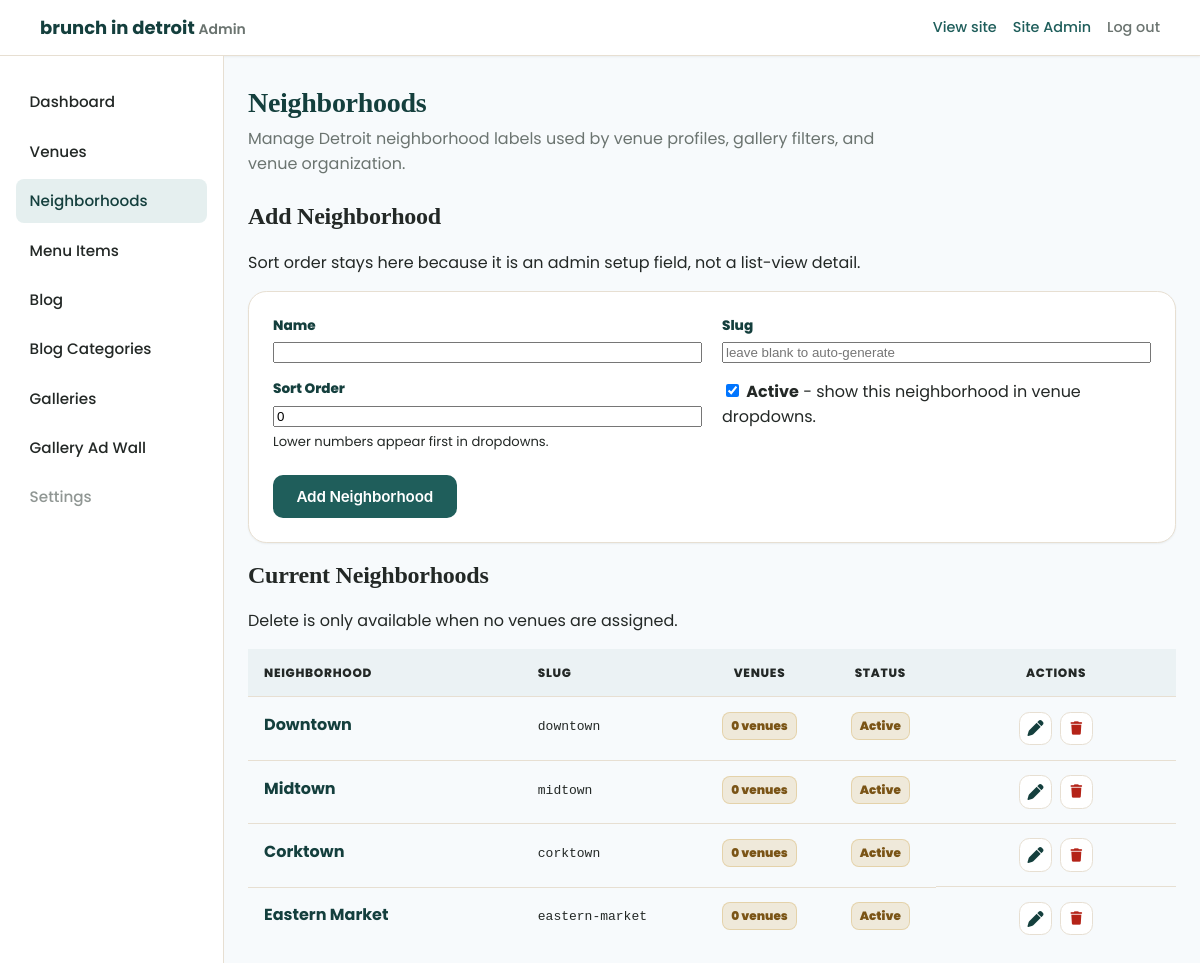
/admin/neighborhoods.php (signed in), run on the app's committed database.
### tables this page shows
CREATE TABLE IF NOT EXISTS neighborhoods (
  id INT UNSIGNED NOT NULL AUTO_INCREMENT,
  name VARCHAR(120) NOT NULL,
  slug VARCHAR(120) NOT NULL,
  sort_order INT NOT NULL DEFAULT 0,
  is_active TINYINT(1) NOT NULL DEFAULT 1,
  PRIMARY KEY (id),
  UNIQUE KEY uq_neighborhoods_slug (slug)
);

### public/admin/neighborhoods.php (called while the page is built, shortened)
<?php
require dirname(__DIR__, 2) . '/app/bootstrap.php';
require APP_ROOT . '/models/Venue.php';
$debug = defined('APP_DEBUG') && APP_DEBUG;
$form = [
    'id' => 0,
    'name' => '',
    'slug' => '',
    'sort_order' => '0',
    'is_active' => '1',
];
try {
    $neighborhoods = Venue::neighborhoodsWithCounts();
} catch (Throwable $ex) {
    $neighborhoods = [];
    flash_set('error', $debug ? $ex->getMessage() : 'Could not load neighborhoods.');
}
require APP_ROOT . '/views/partials/admin-header.php';
require APP_ROOT . '/views/partials/admin-sidebar.php';
require APP_ROOT . '/views/admin/neighborhoods.php';
require APP_ROOT . '/views/partials/admin-footer.php';

### app/helpers/functions.php (called while the page is built, shortened)
<?php
function app_config(): array
{
    static $config = null;
    if ($config === null) {
        $path = APP_ROOT . '/config/config.php';
        $config = require $path;
    }
    return $config;
}
function e(?string $value): string
{
    return htmlspecialchars($value ?? '', ENT_QUOTES | ENT_SUBSTITUTE, 'UTF-8');
}
function asset_url(string $path): string
{
    $path = ltrim($path, '/');
    $base = rtrim((string) (app_config()['base_url'] ?? ''), '/');
    if ($base === '') {
        return '/' . $path;
    }
    return $base . '/' . $path;
}
function admin_url(string $path): string
{
    $path = ltrim($path, '/');
    return asset_url('admin/' . $path);
}

### app/config/config.php (called while the page is built, shortened)
<?php
return [
    'site_domain' => 'brunchindetroit.com',
    'site_name_display' => 'brunch in detroit',
    'environment' => 'local',
    'debug' => true,
    'base_url' => '',
    'db' => [
        'host' => '127.0.0.1',
        'port' => 3306,
        'name' => 'brunchindetroit',
        'user' => 'root',
        'password' => '',
        'charset' => 'utf8mb4',
    ],
    'session' => [
        'name' => 'brunch_admin_session',
    ],
    'uploads' => [
        'max_bytes' => 5 * 1024 * 1024,
        'allowed_mime' => ['image/jpeg', 'image/png', 'image/webp', 'image/gif'],
    ],
];

### app/bootstrap.php (called while the page is built, shortened)
<?php
require APP_ROOT . '/helpers/functions.php';
require APP_ROOT . '/helpers/auth.php';
require APP_ROOT . '/config/database.php';
$config = app_config();

### app/helpers/auth.php (called while the page is built, shortened)
<?php
function admin_session_start(): void
{
    if (session_status() === PHP_SESSION_ACTIVE) {
        return;
    }
    $config = app_config();
}

### app/config/database.php (called while the page is built, shortened)
<?php
function db(): PDO
{
    $config = app_config();
    $db = $config['db'];
    $dsn = sprintf(
        'mysql:host=%s;port=%d;dbname=%s;charset=%s',
        $db['host'],
        (int) $db['port'],
        $db['name'],
        $db['charset']
    );
    $pdo = new PDO($dsn, $db['user'], $db['password'], [
        PDO::ATTR_ERRMODE => PDO::ERRMODE_EXCEPTION,
        PDO::ATTR_DEFAULT_FETCH_MODE => PDO::FETCH_ASSOC,
        PDO::ATTR_EMULATE_PREPARES => false,
    ]);
    return $pdo;
}

### app/models/Venue.php (called while the page is built, shortened)
<?php
final class Venue
{
    public static function neighborhoodsWithCounts(): array
    {
        $pdo = db();
        $sql = "
            SELECT
                n.id,
                n.name,
                n.slug,
                n.sort_order,
                n.is_active,
                COUNT(v.id) AS venue_count
            FROM neighborhoods n
            LEFT JOIN venues v ON v.neighborhood_id = n.id
            GROUP BY n.id, n.name, n.slug, n.sort_order, n.is_active
            ORDER BY n.sort_order ASC, n.name ASC
        ";
        return $pdo->query($sql)->fetchAll();
    }
}

### app/views/admin/neighborhoods.php (the view, shortened to what this page needs)
<?php
$isEdit = (int) ($form['id'] ?? 0) > 0;
?>
<div class="admin-page-header">
    <div>
        <h1 class="admin-page-title">Neighborhoods</h1>
        <p class="admin-page-lead">Manage Detroit neighborhood labels used by venue profiles, gallery filters, and venue organization.</p>
    </div>
</div>
<section class="admin-card">
    <div class="admin-card__header">
        <div>
            <h2 class="admin-card__title"><?= $isEdit ? 'Edit Neighborhood' : 'Add Neighborhood' ?></h2>
            <p class="admin-card__subtitle">Sort order stays here because it is an admin setup field, not a list-view detail.</p>
        </div>
    </div>
    <form class="admin-form admin-category-form" method="post" action="<?= e(admin_url('neighborhoods.php')) ?>">
        <div class="admin-form__grid">
            <div class="admin-form__field">
                <label class="admin-form__label" for="name">Name</label>
                <input
                    class="admin-form__input"
                    type="text"
                    id="name"
                    name="name"
                    value="<?= e((string) ($form['name'] ?? '')) ?>"
                    maxlength="120"
                    required
                >
            </div>
            <div class="admin-form__field">
                <label class="admin-form__label" for="slug">Slug</label>
                <input
                    class="admin-form__input"
                    type="text"
                    id="slug"
                    name="slug"
                    value="<?= e((string) ($form['slug'] ?? '')) ?>"
                    maxlength="120"
                    placeholder="leave blank to auto-generate"
                >
            </div>
            <div class="admin-form__field">
                <label class="admin-form__label" for="sort_order">Sort Order</label>
                <input
                    class="admin-form__input"
                    type="number"
                    id="sort_order"
                    name="sort_order"
                    value="<?= e((string) ($form['sort_order'] ?? '0')) ?>"
                    step="1"
                >
                <span class="admin-form__hint">Lower numbers appear first in dropdowns.</span>
            </div>
            <div class="admin-form__field admin-form__field--checkbox">
                <label class="admin-check">
                    <input type="checkbox" name="is_active" value="1" <?= (string) ($form['is_active'] ?? '1') === '1' ? 'checked' : '' ?>>
                    <span><strong>Active</strong> - show this neighborhood in venue dropdowns.</span>
                </label>
            </div>
        </div>
        <div class="admin-form__actions">
            <button type="submit" class="btn btn--primary">
                <?= $isEdit ? 'Save Neighborhood' : 'Add Neighborhood' ?>
            </button>
        </div>
    </form>
</section>
<section class="admin-card admin-neighborhoods-card">
    <div class="admin-card__header">
        <div>
            <h2 class="admin-card__title">Current Neighborhoods</h2>
            <p class="admin-card__subtitle">Delete is only available when no venues are assigned.</p>
        </div>
    </div>
    <?php if (empty($neighborhoods)): ?>
        <p class="admin-empty-state">No neighborhoods have been added yet.</p>
    <?php else: ?>
        <div class="admin-table-wrap admin-neighborhoods-table-wrap">
            <table class="admin-table admin-neighborhoods-table">
                <thead>
                    <tr>
                        <th scope="col">Neighborhood</th>
                        <th scope="col">Slug</th>
                        <th scope="col">Venues</th>
                        <th scope="col">Status</th>
                        <th scope="col" class="admin-table__actions-col">Actions</th>
                    </tr>
                </thead>
                <tbody>
                    <?php foreach ($neighborhoods as $neighborhood): ?>
                        <?php
                        $neighborhoodId = (int) ($neighborhood['id'] ?? 0);
                        $venueCount = (int) ($neighborhood['venue_count'] ?? 0);
                        $isActive = !empty($neighborhood['is_active']);
                        ?>
                        <tr>
                            <td class="admin-table__title-cell">
                                <strong><?= e((string) ($neighborhood['name'] ?? 'Untitled Neighborhood')) ?></strong>
                            </td>
                            <td><code><?= e((string) ($neighborhood['slug'] ?? '')) ?></code></td>
                            <td>
                                <span class="badge <?= $venueCount > 0 ? 'badge--success' : 'badge--draft' ?>">
                                    <?= $venueCount ?> <?= $venueCount === 1 ? 'venue' : 'venues' ?>
                                </span>
                            </td>
                            <td>
                                <span class="badge <?= $isActive ? 'badge--success' : 'badge--draft' ?>">
                                    <?= $isActive ? 'Active' : 'Inactive' ?>
                                </span>
                            </td>
                            <td class="admin-menu-icon-actions">
                                <a class="admin-icon-action" href="<?= e(admin_url('neighborhoods.php?edit=' . $neighborhoodId)) ?>" aria-label="Edit neighborhood">
                                    <i class="fa-solid fa-pen"></i>
                                </a>
                                <form method="post" action="<?= e(admin_url('neighborhoods.php')) ?>">
                                    <?php if ($venueCount === 0): ?>
                                        <button
                                            type="submit"
                                            class="admin-icon-action admin-icon-action--danger"
                                            aria-label="Delete neighborhood"
                                            onclick="return confirm('Delete this neighborhood?');"
                                        >
                                            <i class="fa-solid fa-trash"></i>
                                        </button>
                                    <?php endif; ?>
                                </form>
                            </td>
                        </tr>
                    <?php endforeach; ?>
                </tbody>
            </table>
        </div>
    <?php endif; ?>
</section>

### public/assets/css/admin.css (style rules this page uses)
.admin-menu-icon-actions, .admin-mobile-card__actions { display: flex; align-items: center; gap: 0.45rem; }
.admin-menu-icon-actions form, .admin-mobile-card__actions form { display: inline-flex; margin: 0; }
.admin-icon-action { display: inline-flex; align-items: center; justify-content: center; width: 2.1rem; height: 2.1rem; border: 1px solid var(--border); border-radius: 0.65rem; background: #fff; color: var(--primary-dark); text-decoration: none; cursor: pointer; }
.admin-icon-action--danger { color: #b42318; }
.admin-neighborhoods-table th:nth-child(3), .admin-neighborhoods-table td:nth-child(3), .admin-neighborhoods-table th:nth-child(4), .admin-neighborhoods-table td:nth-child(4), .admin-neighborhoods-table th:nth-child(5), .admin-neighborhoods-table td:nth-child(5) { text-align: center; }
.admin-neighborhoods-table .admin-menu-icon-actions { justify-content: center; }

### data on the page
neighborhoods: name "Downtown", slug "downtown", venueCount "0", is_active "Active"
neighborhoods: name "Midtown", slug "midtown", venueCount "0", is_active "Active"
neighborhoods: name "Corktown", slug "corktown", venueCount "0", is_active "Active"
neighborhoods: name "Eastern Market", slug "eastern-market", venueCount "0", is_active "Active"

### other printed values
site_name_display() "brunch in detroit"
$adminDisplayName "Site Admin"
